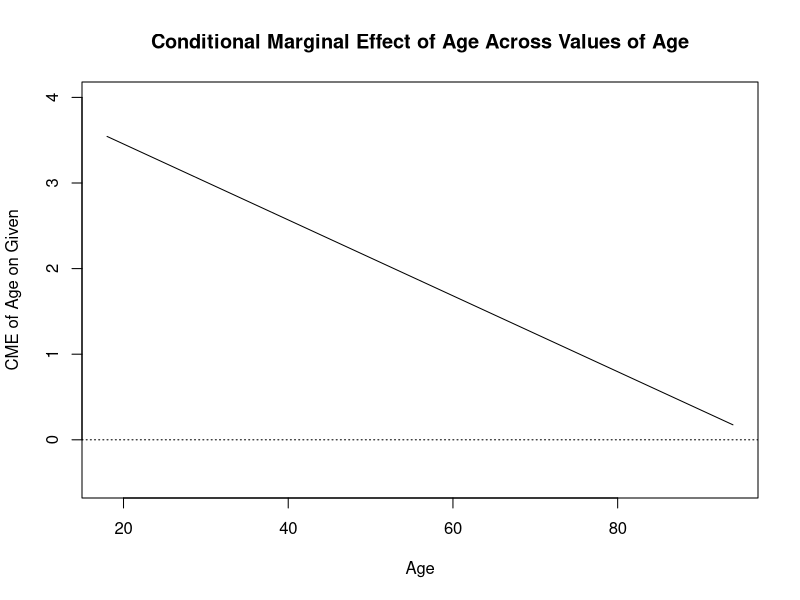
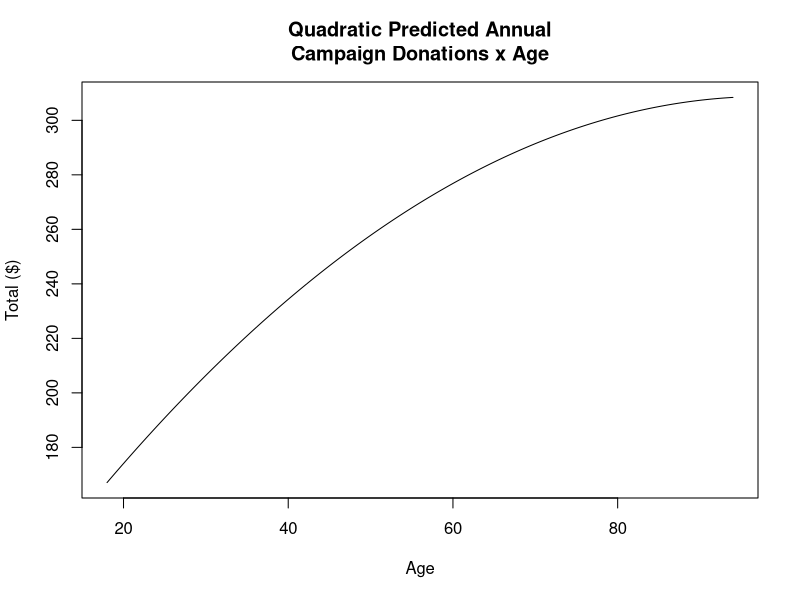
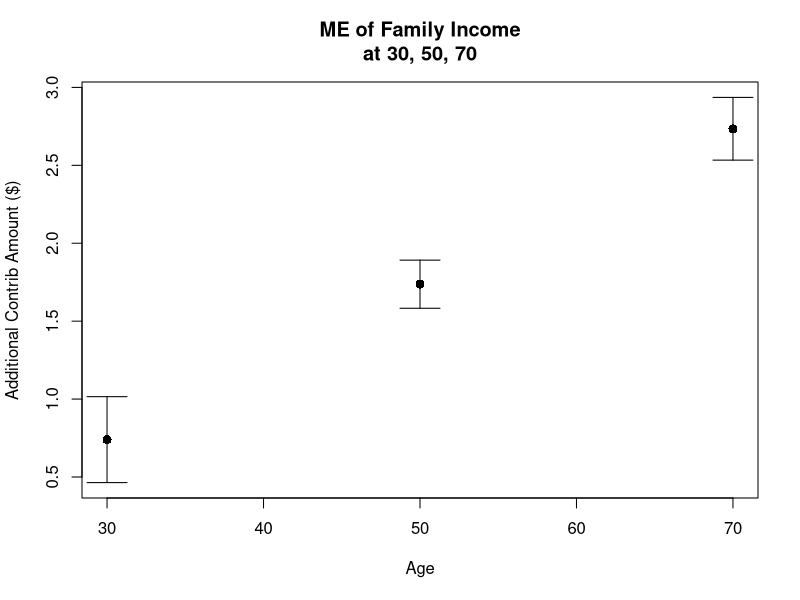
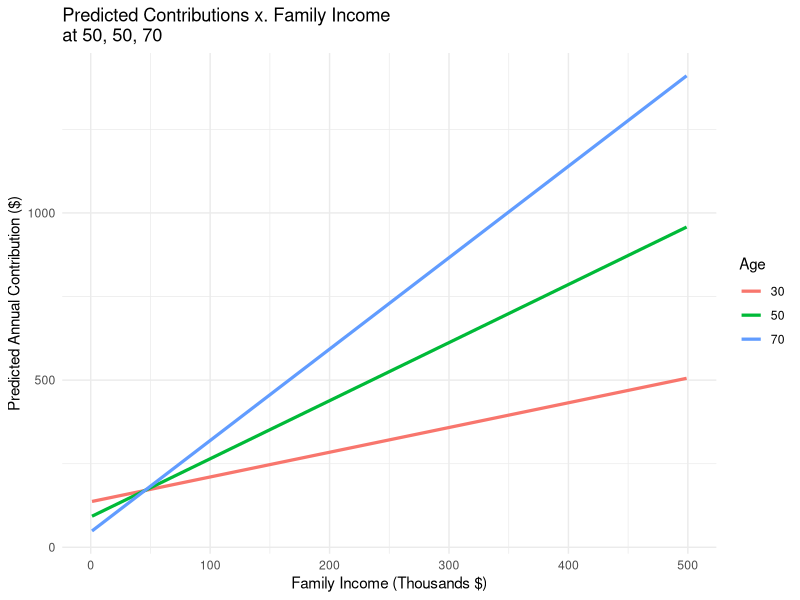

Generate these figures, in order, with R:
## ---- chunk 1
library(marginaleffects)
library(ggplot2)


contrib <- read.csv("contribupdate.csv")

#summary(contrib)
## ---- chunk 2

contrib$lfaminc <- log(contrib$faminc)
  
contrib$lgiven <- log(contrib$given)

## ---- chunk 3

m1 <- lm(given ~ age + I(age^2), data = contrib)

#looking for evidence of a quadratic relationship between age and given

#summary(m1)

## ---- chunk 4

turning_point <- -4.34239/(2*-0.02217)
 
#turning_point
## ---- chunk 5

options(marginaleffects_print_omit = c("s.value"))

# deal with nas
age_min <- min(contrib$age, na.rm = TRUE)
age_max <- max(contrib$age, na.rm =TRUE)
age_grid <- seq(from = age_min, to = age_max, by = 0.1)

# issues so trying extract as numeric
age_num <- as.numeric(coef(m1)["age"])
agesq_num <- as.numeric(coef(m1)["I(age^2)"])

#cme
cme_age <- age_num + 2 * agesq_num * age_grid

# using range(cme_age) I get that the range of CME is 0.1748 to 3.5443. In the plot below, I add a approx 0.5 buffer to these values for the ylim

# plot cme
plot(age_grid, cme_age,
     main = "Conditional Marginal Effect of Age Across Values of Age",
     ylab = "CME of Age on Given", xlab = "Age", type = "l",
     xlim = c(age_min, age_max), ylim = c(-0.5, 4))
abline(h=0, lty=3)
## ---- chunk 6

# age grid over observed support is age_grid

#predict 1 yr contrib ammount at each age
p_given <- predict(m1,
                   newdata = data.frame(age = age_grid))

plot(age_grid, p_given,
     type = "l",
     xlab = "Age",
     ylab = "Year Contribution\nTotal ($)",
     main = "Quadratic Predicted Annual\nCampaign Donations x Age")

## ---- chunk 7

m2 <- lm(given ~ age*faminc, data = contrib)

#summary(m2)

## ---- chunk 8

#marginal effects of faminc on campaign contributions at 30 means 

beta_faminc <- -0.75625
beta_x <- 0.04987

me_faminc_30 <- beta_faminc + beta_x * 30
me_faminc_50 <- beta_faminc + beta_x * 50
me_faminc_70 <- beta_faminc + beta_x * 70

me_faminc_30
me_faminc_50
me_faminc_70

#oops/also via slopes
slopes(m2,
       variables = "faminc",
       newdata = datagrid(age = c(30, 50, 70)))

## ---- chunk 9
#plot of marginal effect of family income at 30

m_income <- slopes(m2,
       variables = "faminc",
       newdata = datagrid(age = c(30, 50, 70)))


ylimits <- range(c(m_income$estimate, m_income$conf.low, m_income$conf.high), na.rm = TRUE)

plot(m_income$age, m_income$estimate,
     xlab = "Age",
     ylab = "Additional Contrib Amount ($)",
     main = "ME of Family Income\nat 30, 50, 70",
     xlim = range(m_income$age, na.rm = TRUE),
     ylim = ylimits,
     pch = 16, cex = 1.2)
     
arrows(m_income$age, m_income$conf.low,
       m_income$age, m_income$conf.high,
       angle = 90, code = 3, length = 0.2)

## ---- chunk 10

#ranges
inc <- seq(min(contrib$faminc, na.rm = TRUE),
           max(contrib$faminc, na.rm = TRUE),
           length.out = 200)

ages <-c(30, 50, 70)

#all combos
new_data <- expand.grid(faminc = inc, age = ages)

#predicted contrib for each combo
new_data$predicted_contrib <- predict(m2, newdata = new_data)

#plot
ggplot(new_data, aes(x = faminc, y = predicted_contrib, color = factor(age))) + 
  geom_line(linewidth = 1.1) +
  labs(
    x = "Family Income (Thousands $)",
    y = "Predicted Annual Contribution ($)",
    color = "Age",
    title = "Predicted Contributions x. Family Income\nat 50, 50, 70") +
  theme_minimal(
  )

## ---- chunk 11
m3 <- lm(lgiven ~ age + lfaminc, data = contrib)
#summary(m3)
## ---- chunk 12

perc_change <- 100*(exp(coef(m3)["age"]*10)-1)
perc_change

## ---- chunk 13

age40 <- 40

faminc40 <- 90

df_40 <- data.frame(age=age40, lfaminc = log(faminc40))

#predict on log scale
predicted_40 <- predict(m3, newdata = df_40, se.fit = TRUE)
pred_level <- exp(predicted_40$fit)

pred_level
#smearing correction

sigmasq <- summary(m3)$sigma^2
pred_level_sigma <- exp(predicted_40$fit + 0.5 *sigmasq)

## ---- chunk 14

#shorter way
#data frame - 60 yr old earning 50, or 100 k
lastdf <- data.frame(
  age = 60,
  lfaminc = log(c(50,100))
)

#back transofm
log_vers <- predict(m3, newdata = lastdf)
level_vers <- exp(log_vers)
first_dif<-level_vers[2]-level_vers[1]

first_dif
